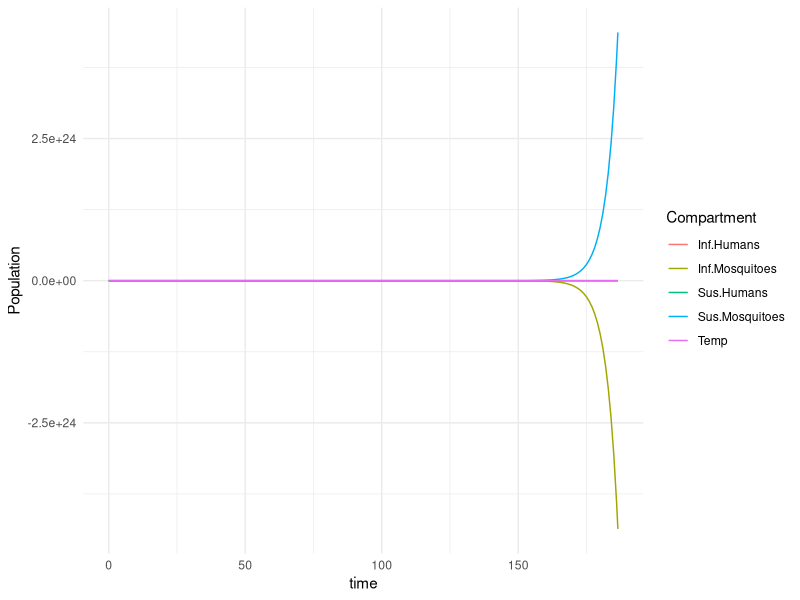

R code for this plot:
##pure gold
##this will *not* be elegant
library(deSolve)
library(ggplot2)
library(tidyr)

##lesjustsay peanits
# as per line 33ish, it assumes a virgin pop, but
# does the math work out for that? can this be avoided?
# does it really assume a virgin pop? how do we assume
# initial susceptible human numbers?

#using 2011 temps of Nigeria from climate knowledge portal
DayTemp <- c(1, 2, 3)
DayTemp[0:30] <- c(24.63)
DayTemp[31:61] <- c(28.71)
DayTemp[62:93] <- c(30.33)
DayTemp[94:124] <- c(30.55)
DayTemp[125:156] <- c(29.54)
DayTemp[157:187] <- c(27.80)
DayTemp[188:219] <- c(26.41)
DayTemp[220:250] <- c(25.39)
DayTemp[251:282] <- c(25.89)
DayTemp[283:313] <- c(26.70)
DayTemp[314:345] <- c(26.23)
DayTemp[345:366] <- c(28) #sorry but December is just really short :/

## temp-dependent equations for parameters
#aka BiteRatePerDay of Mos -> Hum
DailyBiteRatebyTemp <- function(Temp) {
  BRPD <- (-0.170+Temp*0.0167)
  return(c(BRPD)) #bite rate p day
}

#aka chance of a bite resulting in infection
Vector.Competence.bTemp <- function(Temp) {
  ProbB2I <- (-0.00360*Temp^2+0.1786*Temp-1.62)
  return(c(ProbB2I)) #probability of bite -> infection
}

#Initial.Mos.Infection.Rate
InitMosIR = 0.0314 #based on literature
# Total Hum Pop
Total.Humans = 2000000
Initial.Total.Mosquitoes = Total.Humans*3
Initial.Inf.Mosquitoes = 3*Total.Humans*InitMosIR
Initial.Sus.Mosquitoes = Initial.Total.Mosquitoes - Initial.Inf.Mosquitoes
Initial.Inf.Humans = DailyBiteRatebyTemp(DayTemp[1]) * Vector.Competence.bTemp(DayTemp[1]) * 
  Initial.Inf.Mosquitoes * 10 #do I divide by total humans? again, I am stupid.
Initial.Sus.Humans = Total.Humans - Initial.Inf.Humans

#this is bc im bad btw
BiteRate = DailyBiteRatebyTemp(DayTemp)
VectorCompetence = Vector.Competence.bTemp(DayTemp)
Total.Humans = Total.Humans
Total.Mosquitoes = Initial.Total.Mosquitoes
Inf.Mosquitoes = Initial.Inf.Mosquitoes
Sus.Mosquitoes = Initial.Sus.Mosquitoes
Inf.Humans = Initial.Inf.Humans
Sus.Humans = Initial.Sus.Humans

parameters <- c(
  Total.Humans = Total.Humans # restating bc i'm dumb
)

state <- c(
  Inf.Mosquitoes = Initial.Inf.Mosquitoes,
  Sus.Mosquitoes = Initial.Sus.Mosquitoes,
  Inf.Humans = Initial.Inf.Humans,
  Sus.Humans = Initial.Sus.Humans
)

# it's ODEing time 8) help
times <- seq(from = 0, to = 365, by = 1)

TimenTemp <- data.frame(times, DayTemp)
print(TimenTemp) #make sure they're =

gamma <- 1/92
muM <- 1/14

Human.Mosquito.SIS.SI.Model <- function(t, state, parameters) {
  
  with(as.list(c(state, parameters)), {
    
    Temp_t <- DayTemp[round(t) + 1]
    
    BiteRate_t <- DailyBiteRatebyTemp(Temp_t)
    VectorCompetence_t <- Vector.Competence.bTemp(Temp_t)
    
    NM <- Sus.Mosquitoes + Inf.Mosquitoes
    NH <- Sus.Humans + Inf.Humans
    
    lambda_M <- BiteRate_t * VectorCompetence_t * Inf.Humans / NH
    lambda_H <- BiteRate_t * VectorCompetence_t * Inf.Mosquitoes / NH
    
    #toy mosquito pop replacement
    birthsM <- muM * NM
    deaths.SM <- muM * Sus.Mosquitoes
    deaths.IM <- muM * Inf.Mosquitoes
    
    dSM <-  birthsM - lambda_M * Sus.Mosquitoes - deaths.SM
    dIM <-  lambda_M * Sus.Mosquitoes - deaths.IM
    
    dSH <- -lambda_H * Sus.Humans + gamma * Inf.Humans
    dIH <-  lambda_H * Sus.Humans - gamma * Inf.Humans
    
    return(list(c(dSM, dIM, dSH, dIH)))
  })
}

output <- ode(y = state, times = times, func = Human.Mosquito.SIS.SI.Model, parms = parameters)

output_df <- as.data.frame(output)
output_df$Temp <- DayTemp[output_df$time + 1]

output_long <- pivot_longer(output_df, cols = -time, names_to = "Compartment", values_to = "Population")
  ggplot(output_long, aes(x = time, y = Population, color = Compartment)) +
  geom_line() +
  theme_minimal()
